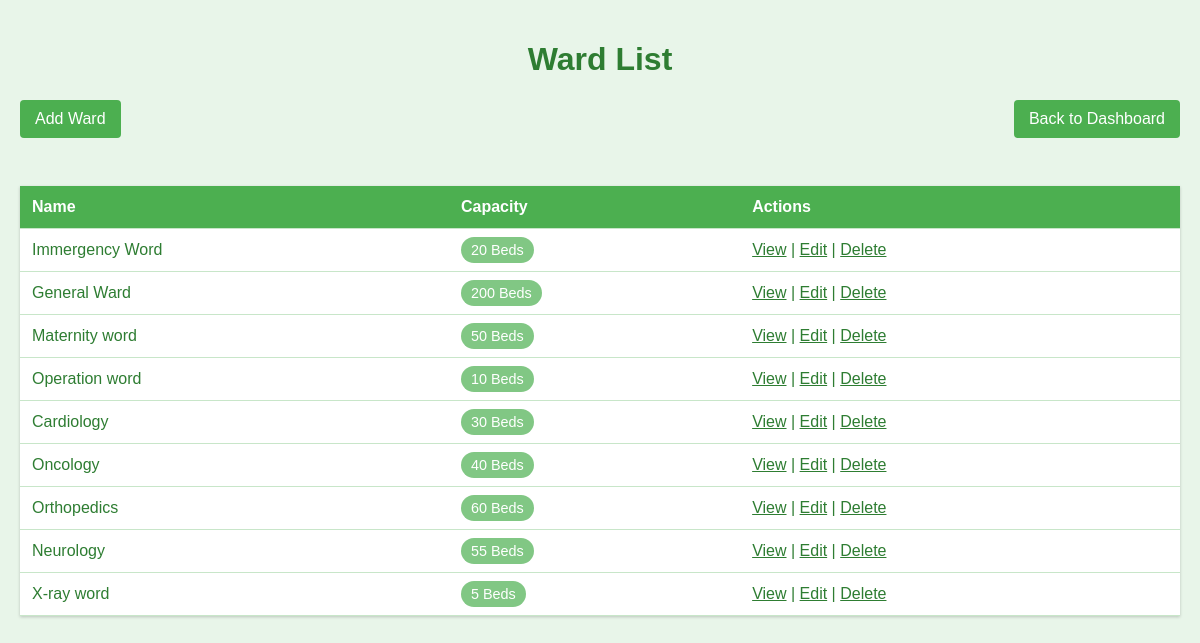
/wards/ (signed in), run on the app's committed database.
### hospital/models.py (models this page shows, shortened)
class Ward(models.Model):
    name = models.CharField(max_length=100)
    capacity = models.IntegerField()

### hospital/views.py (the view)
# urls.py: path('wards/', views.ward_list, name='ward_list'),
@login_required
def ward_list(request):
    wards = Ward.objects.all()
    return render(request, 'hospital/ward_list.html', {'wards': wards})

### hospital/templates/hospital/ward_list.html (shortened to what this page needs)
<!DOCTYPE html>
<html lang="en">
<head>
    <link rel="stylesheet" href="https://cdnjs.cloudflare.com/ajax/libs/font-awesome/5.15.3/css/all.min.css">
</head>
<body>
    <h1 style="text-align: center;">Ward List</h1>
    <a class="add-ward" href="{% url 'ward_create' %}">Add Ward</a>
    <a class="back-to-dashboard" href="{% url 'dashboard' %}">
        Back to Dashboard
    </a><br><br>
    <table>
        <thead>
            <tr>
                <th>Name</th>
                <th>Capacity</th>
                <th>Actions</th>
            </tr>
        </thead>
        <tbody>
            {% for ward in wards %}
            <tr>
                <td>{{ ward.name }}</td>
                <td><span class="ward-capacity">{{ ward.capacity }} Beds</span></td>
                <td>
                    <a href="{% url 'ward_detail' ward.id %}">View</a> |
                    <a href="{% url 'ward_update' ward.id %}">Edit</a> |
                    <a href="{% url 'ward_delete' ward.id %}">Delete</a>
                </td>
            </tr>
            {% empty %}
            <tr>
                <td colspan="3" style="text-align: center;">No wards available</td>
            </tr>
            {% endfor %}
        </tbody>
    </table>
</body>
</html>

### hospital/templates/hospital/ward_list.html (style rules this page uses)
body { font-family: Arial, sans-serif; background-color: #e8f5e9; margin: 0; padding: 20px; color: #2e7d32; }
h1 { color: #2e7d32; }
table { width: 100%; border-collapse: collapse; margin-top: 20px; background-color: #fff; box-shadow: 0 1px 3px rgba(0,0,0,0.2); }
th, td { padding: 12px; text-align: left; border-bottom: 1px solid #c8e6c9; }
th { background-color: #4caf50; color: white; font-weight: bold; }
.add-ward, .back-to-dashboard { display: inline-block; padding: 10px 15px; background-color: #4CAF50; color: white; text-decoration: none; border-radius: 4px; margin-bottom: 10px; }
.back-to-dashboard { float: right; background-color: #4CAF50; }
.ward-capacity { background-color: #81c784; color: white; padding: 5px 10px; border-radius: 20px; font-size: 0.9em; }
a { color: #2e7d32; }

### data on the page
Ward: name "Immergency Word", capacity "20"
Ward: name "General Ward", capacity "200"
Ward: name "Maternity word", capacity "50"
Ward: name "Operation word", capacity "10"
Ward: name "Cardiology", capacity "30"
Ward: name "Oncology", capacity "40"
Ward: name "Orthopedics", capacity "60"
Ward: name "Neurology", capacity "55"
Ward: name "X-ray word", capacity "5"
